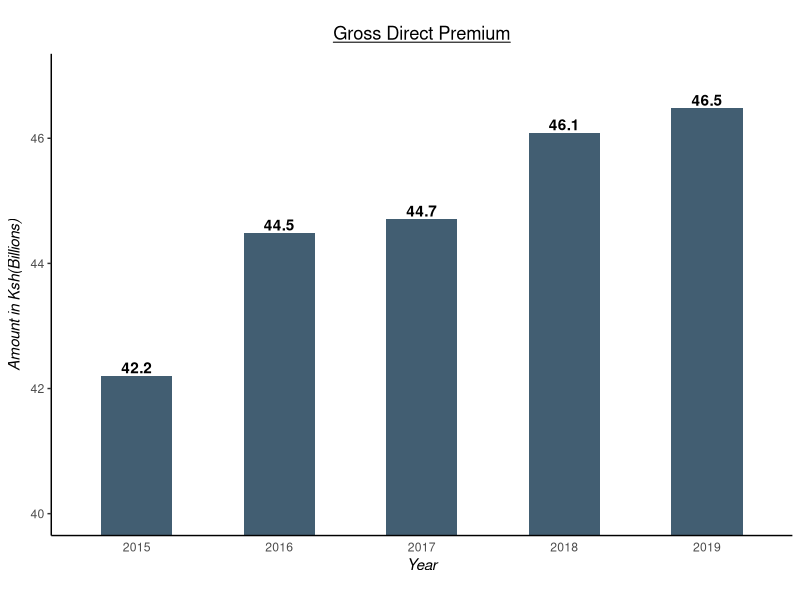
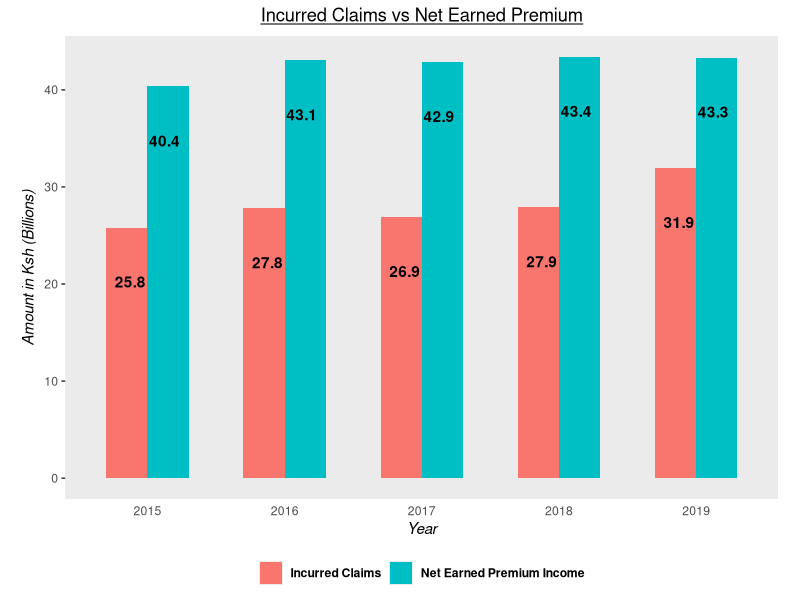
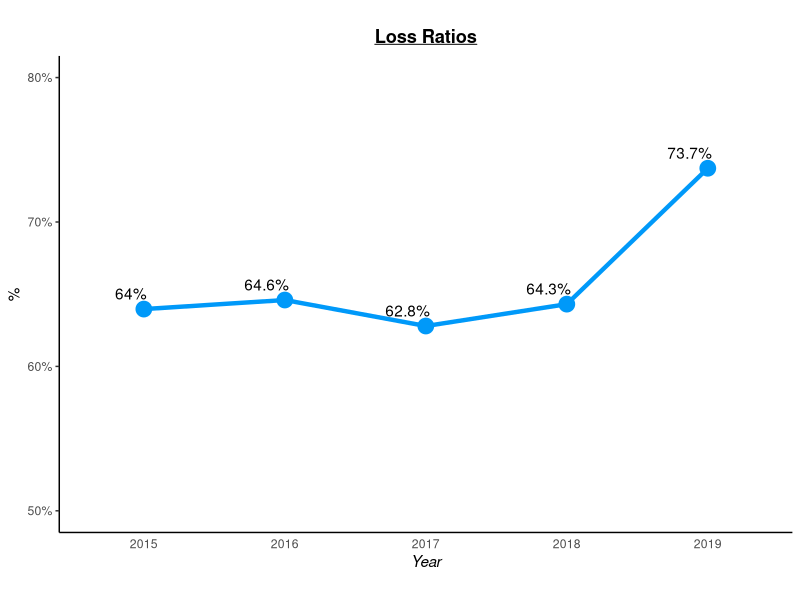
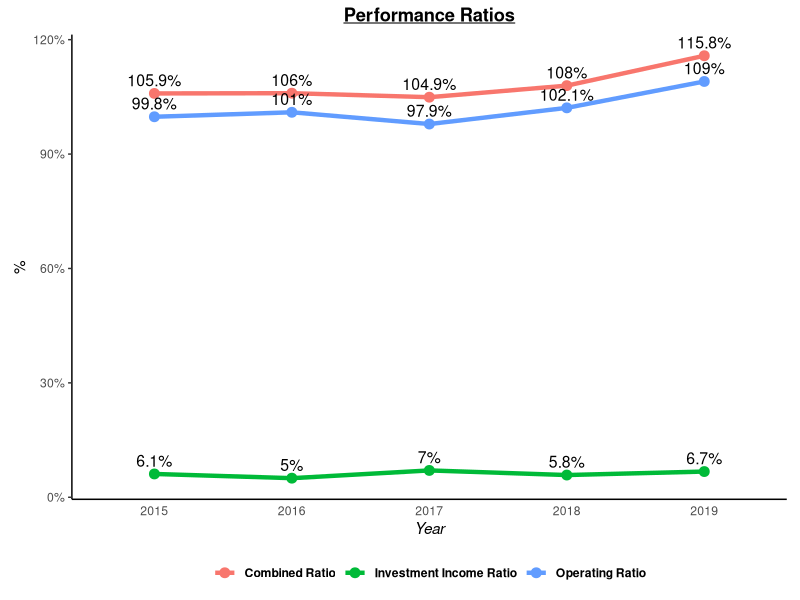
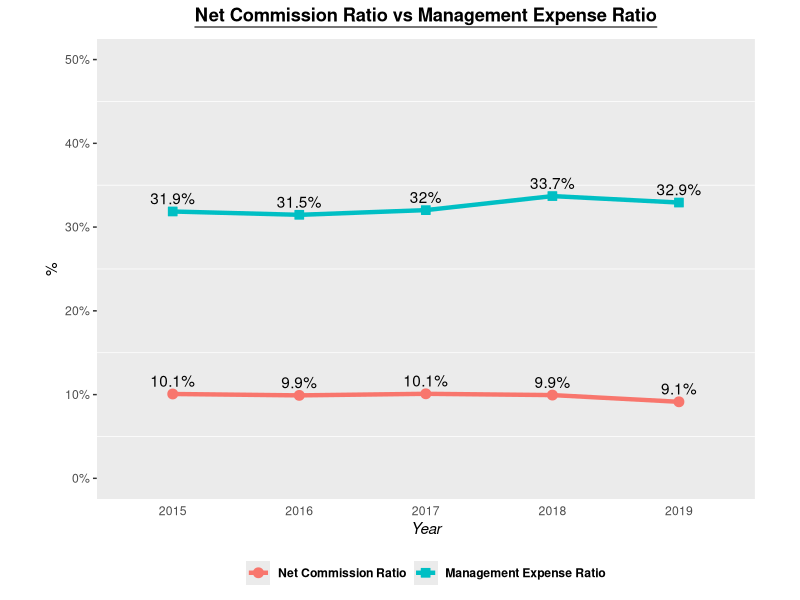
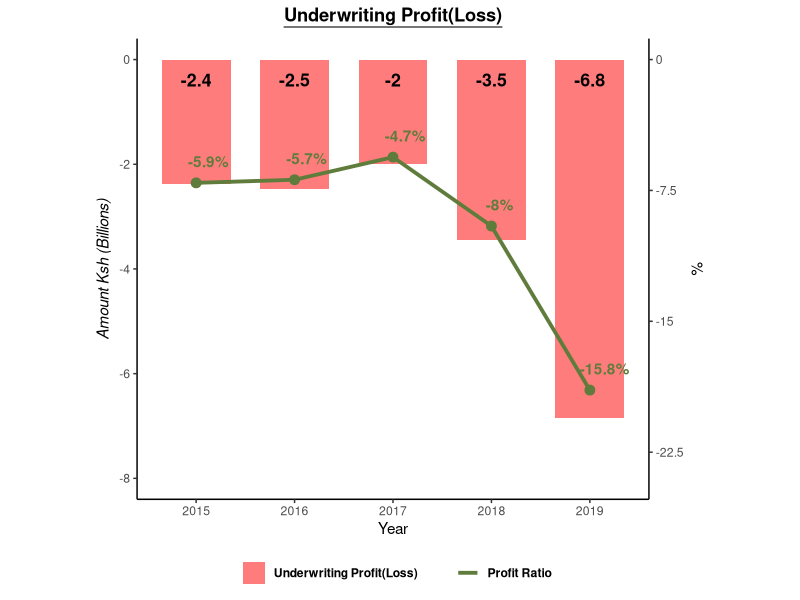

These charts were generated, in order, by the following R code:
library(readxl)
library(tidyverse)
library(reshape2)
library(magrittr)

# Read in the sample data:
all_data <- df <-  read_xlsx(
  path = "data for assignment.xlsx", 
  sheet = 1, col_names = TRUE
)

# take a peak at the data:
glimpse(df)
head(df)

# Convert to tidy data ie. each column is a variable and each row is an observation:
df %<>% t() %>% as.data.frame()

head(df)
str(df)

# The first observation in each column should be the column name:
colnames(df) <- df[1, ]

# The rownames should be a column in the data so we add it as the first column:
df <- df[-1, ]
df %<>% mutate(Year = rownames(df), .before = 1)

# All the data should be numeric but `Year` should be a factor:
df %<>% sapply(., as.numeric) %>% as_tibble() %>% 
  mutate(Year = factor(Year))

df_f <- df
# Visualizations:

# --------------------------------------------------------------------------------
# Gross direct premium:
# --------------------------------------------------------------------------------
# Subset required data:
gdp <- df %>% select(Year, `Gross Direct Premium`) %>% 
  mutate(`Gross Direct Premium` = `Gross Direct Premium` / 1e6)
gdp_f <- gdp %>% 
  mutate(`Gross Direct Premium` = `Gross Direct Premium` %>% round(digits = 1))

# windows()
viz1 <- gdp %>% 
  ggplot(mapping = aes(x = Year, y = `Gross Direct Premium`))  + 
  geom_col(width = 0.5, fill = '#425e72') +
  ylab(expression(italic("Amount in Ksh(Billions)"))) + 
  xlab(expression(italic("Year"))) + 
  # Underline the ggtitle:
  ggtitle(expression(underline("Gross Direct Premium"))) + 
  coord_cartesian(ylim = c(40, 47)) + 
  geom_text(mapping = aes(label = `Gross Direct Premium` %>% round(digits = 1)), 
            vjust = -0.2, fontface = "bold") + 
  # refine the aesthetics of the graph:
  theme(
    aspect.ratio = 0.65,
    axis.ticks.x = element_blank(), 
    plot.title = element_text(hjust = 0.5), 
    panel.border = element_blank(), 
    panel.grid.major = element_blank(),
    panel.grid.minor = element_blank(),
    panel.background = element_blank(),
    axis.line = element_line()
  )
# viz1

# --------------------------------------------------------------------------------
# incurred claims vs net earned premium
# --------------------------------------------------------------------------------
# Subset the required data:
claims_prem <- df %>% dplyr::select(Year, `Incurred Claims`, `Net Earned Premium Income`) %>% 
  transmute(Year = Year, 
            `Incurred Claims` = `Incurred Claims` / 1e6, 
            `Net Earned Premium Income` = `Net Earned Premium Income` / 1e6)
claims_prem_f <- claims_prem %>% 
  mutate(
    `Incurred Claims` = `Incurred Claims` %>% round(digits = 1), 
    `Net Earned Premium Income` = `Net Earned Premium Income` %>% round(digits = 1)
  )

# It would be easier to work with this data in long format:
claims_prem %<>% pivot_longer(cols = c(`Incurred Claims`, `Net Earned Premium Income`))
claims_prem

# visualization:
# windows()
viz2 <- claims_prem %>% 
  ggplot(mapping = aes(x = Year, y = value, fill = name)) + 
  geom_col(position = "dodge", width = 0.6) + 
  xlab(expression(italic("Year"))) + ylab(expression(italic("Amount in Ksh (Billions)"))) + 
  ggtitle(expression(underline("Incurred Claims vs Net Earned Premium"))) + 
  geom_text(mapping = aes(label = value %>% round(digits = 1), group = name), 
            vjust = 5, hjust = 0.5, position = position_dodge(width = 0.5),  
            fontface = "bold") + 
  theme(
    aspect.ratio = 0.65, 
    plot.title = element_text(hjust = 0.5), 
    plot.background = element_blank(), 
    panel.grid.major = element_blank(), 
    panel.grid.minor = element_blank(), 
    axis.ticks.x = element_blank(), 
    legend.title = element_blank(), 
    legend.position = "bottom", 
    legend.text = element_text(face = "bold")
  )
# viz2

# ------------------------------------------------------------------
# Loss ratios
# ------------------------------------------------------------------
loss_ratios <- df %>% 
  dplyr::select(Year, `Incurred Claims`, `Net Earned Premium Income`) %>% 
  transmute(
    Year = Year, 
    `Loss Ratios` = `Incurred Claims` / `Net Earned Premium Income`
  )
loss_ratios_f <- loss_ratios %>% 
  mutate(`Loss Ratios` = {`Loss Ratios` * 100} %>% round(digits = 1) %>% paste0("%"))


# Visualization of the loss ratios:

# point labels:
labels <- {loss_ratios$`Loss Ratios` * 100} %>% round(digits = 1) %>% paste0("%")

# windows()
viz3 <- loss_ratios %>% 
  ggplot(mapping = aes(x = Year, y = `Loss Ratios`, group = 1)) + 
  geom_line(size = 1.5, color = "#0099f9") + 
  geom_point(size = 5, color = "#0099f9", shape = 19) + 
  geom_text(mapping = aes(label = labels), vjust = -0.8, hjust = 0.9) + 
  coord_cartesian(ylim = c(0.5, 0.8)) + 
  ggtitle(expression(bold(underline("Loss Ratios")))) + 
  ylab("%") + xlab(expression(italic("Year"))) + 
  scale_y_continuous(labels = function(x) paste0(x * 100, "%")) + 
  theme(
    aspect.ratio = 0.65, 
    plot.title = element_text(hjust = 0.5), 
    panel.grid.major = element_blank(), 
    panel.grid.minor = element_blank(), 
    panel.background = element_blank(), 
    axis.ticks.x = element_blank(), 
    axis.line = element_line(), 
    axis.text.y = element_text()
  )
# viz3

# -------------------------------------------------------------------
# Combined Ratios
# -------------------------------------------------------------------
comb_ratios <- df %>% 
  transmute(
    Year = Year, 
    `Combined Ratio` = Combined / `Net Earned Premium Income`, 
    `Investment Income Ratio` = `Investment Income` / `Net Earned Premium Income`, 
    `Operating Ratio` = `Combined Ratio` - `Investment Income Ratio`
  )

# format the table to display:
add_percent <- function(x) {x * 100} %>% round(digits = 1) %>% paste0("%")
comb_ratios_f <- comb_ratios %>% 
  mutate(
    `Combined Ratio` = `Combined Ratio` %>% add_percent(), 
    `Investment Income Ratio` = `Investment Income Ratio` %>% add_percent(), 
    `Operating Ratio` = `Operating Ratio` %>% add_percent()
  )


# Visualizations:
# windows()
viz4 <- comb_ratios %>% melt(id = "Year") %>% 
  ggplot(mapping = aes(x = Year, y = value, color = variable, group = variable)) + 
  geom_line(size = 1.5) + 
  geom_point(size = 3, shape = 19) + 
  geom_text(mapping = aes(label = {value * 100} %>% round(digits = 1) %>% paste0("%")), 
            vjust = -0.6, size = 4, colour = "black") + 
  ggtitle(expression(bold(underline("Performance Ratios")))) + 
  ylab("%") + xlab(expression(italic("Year"))) + 
  scale_y_continuous(labels = function(x) paste0(x * 100, "%")) + 
  theme(
    aspect.ratio = 0.65, 
    legend.position = "bottom", 
    legend.title = element_blank(), 
    plot.title = element_text(hjust = 0.5), 
    axis.ticks.x = element_blank(), 
    panel.background = element_blank(), 
    axis.line = element_line(), 
    legend.text = element_text(face = "bold")
  )
# viz4

# ------------------------------------------------------------------------
# Commission vs Expense Ratio
# ------------------------------------------------------------------------
com_exp <- df %>% 
  transmute(
    Year = Year, 
    `Net Commission Ratio` = `Net Commissions` / `Net Earned Premium Income`, 
    `Management Expense Ratio` = `Expense of Management` / `Net Earned Premium Income`
  )
com_exp_f <- com_exp %>% 
  mutate(
    `Net Commission Ratio` = `Net Commission Ratio` %>% add_percent(), 
    `Management Expense Ratio` = `Management Expense Ratio` %>% add_percent()
  )

# windows()
viz5 <- com_exp %>% melt(id = "Year") %>% 
  ggplot(mapping = aes(x = Year, y = value, group = variable, color = variable)) + 
  geom_line(size = 1.5) + 
  geom_point(mapping = aes(shape = variable, fill = variable), size = 3) + 
  geom_text(mapping = aes(label = {value * 100} %>% round(digits = 1) %>% paste0("%")), 
            vjust = -0.6, color = "black") + 
  scale_shape_manual(values = c(19, 22)) + 
  ggtitle(expression(bold(underline("Net Commission Ratio vs Management Expense Ratio")))) + 
  xlab(expression(italic("Year"))) + ylab("%") + 
  coord_cartesian(ylim = c(0, 0.5)) + 
  scale_y_continuous(labels = function(x) paste0(x * 100, "%")) + 
  theme(
    aspect.ratio = 0.7, 
    legend.position = "bottom", 
    legend.title = element_blank(), 
    plot.title = element_text(hjust = 0.5), 
    axis.ticks.x = element_blank(), 
    panel.grid.major = element_blank(), 
    legend.text = element_text(face = "bold")
  )
# viz5

# -----------------------------------------------------------------------
# Underwriting Profit Ratio
# -----------------------------------------------------------------------
profit_ratio <- df %>% 
  select(`Underwriting Profit(Loss)`, `Net Earned Premium Income`) %>% {. / 1e6} %>%  
  mutate(
    `Profit Ratio` = `Underwriting Profit(Loss)` / `Net Earned Premium Income`, 
    Year = df$Year
  ) %>% relocate(Year) %>% select(-`Net Earned Premium Income`)
profit_ratio_f <- profit_ratio %>% 
  mutate(
    `Underwriting Profit(Loss)` = `Underwriting Profit(Loss)` %>% round(digits = 1), 
    `Profit Ratio` = `Profit Ratio` %>% add_percent()
  )


# windows()
coeff <- 40
viz6 <- profit_ratio %>% 
  ggplot(mapping = aes(x = Year)) + 
  geom_col(mapping = aes(y = `Underwriting Profit(Loss)`, fill = "#ff7c7c"),
           width = 0.7) + 
  geom_text(mapping = aes(y = -3, 
                          label = `Underwriting Profit(Loss)` %>% round(digits = 1)), 
            vjust = -10, color = "black", size = 4.5, fontface = "bold") + 
  geom_line(mapping = aes(y = `Profit Ratio` * coeff, group = 1, col = "#607c3c"), #color = linecol, 
            size = 1.3) + 
  geom_point(mapping = aes(y = `Profit Ratio` * coeff), color = "#607c3c", size = 3) + 
  geom_text(mapping = aes(y = `Profit Ratio` * coeff, 
                          label = {`Profit Ratio` * 100} %>% 
                            round(digits = 1) %>% paste0("%")), 
            vjust = -1.3, hjust = 0.2, color = "#607c3c", fontface = "bold") + 
  scale_y_continuous(
    name = expression(italic("Amount Ksh (Billions)")), 
    sec.axis = sec_axis(~.*coeff, name = "%", labels = function(x) x / 20 * 1.5)
  ) + 
  scale_color_identity(
    name = "", 
    labels = c("Profit Ratio"), 
    guide = "legend") + 
  scale_fill_identity(
    name = "", 
    labels = c("Underwriting Profit(Loss)"), 
    guide = "legend") + 
  coord_cartesian(ylim = c(-8, 0))  +
  ggtitle(expression(bold(underline("Underwriting Profit(Loss)")))) + 
  labs(color = '', fill = "") +
  theme(
    aspect.ratio = 0.9, 
    plot.title = element_text(hjust = 0.5), 
    panel.background = element_blank(), 
    panel.grid.major = element_blank(),
    panel.grid.minor = element_blank(), 
    axis.line = element_line(), 
    legend.position = "bottom", 
    legend.text = element_text(face = "bold")
  )
# viz6



